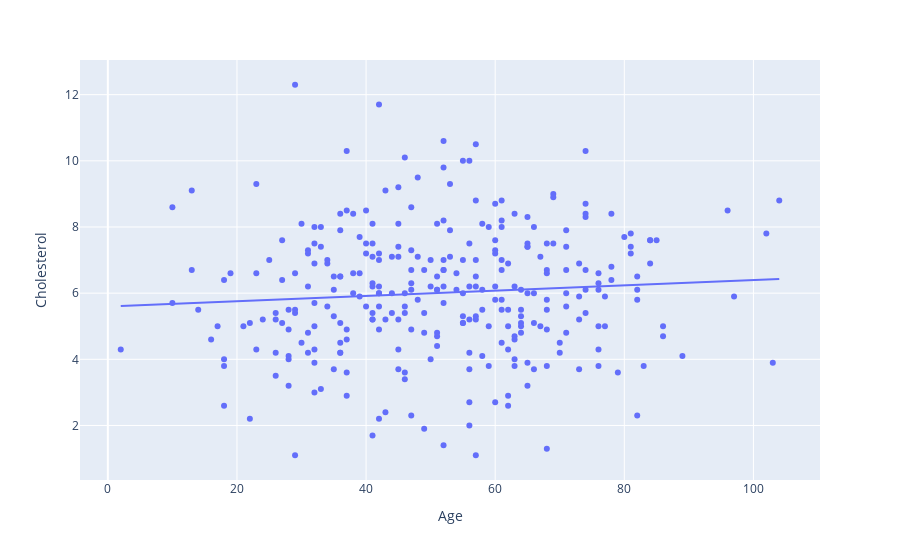

This figure's notebook cell:
### Code cell
px.scatter(df, x= "Age", y= "Cholesterol", trendline = "ols")

### Figure 1 — Plotly figure (JSON) as saved in the notebook; plotly's stock layout.template omitted (floating-point values rounded to 4 significant figures; data arrays with more than 128 entries replaced by an {"elided": "..."} marker saying what was removed)
{"data": [{"hovertemplate": "Age=%{x}<br>Cholesterol=%{y}<extra></extra>", "legendgroup": "", "marker": {"color": "#636efa", "symbol": "circle"}, "mode": "markers", "name": "", "orientation": "v", "showlegend": false, "type": "scatter", "x": {"elided": "300 int values"}, "xaxis": "x", "y": {"elided": "300 float values"}, "yaxis": "y"}, {"hovertemplate": "<b>OLS trendline</b><br>Cholesterol = 0.00800614 * Age + 5.59411<br>R<sup>2</sup>=0.006170<br><br>Age=%{x}<br>Cholesterol=%{y} <b>(trend)</b><extra></extra>", "legendgroup": "", "marker": {"color": "#636efa", "symbol": "circle"}, "mode": "lines", "name": "", "showlegend": false, "type": "scatter", "x": {"elided": "300 int values"}, "xaxis": "x", "y": {"elided": "300 float values"}, "yaxis": "y"}], "layout": {"legend": {"tracegroupgap": 0}, "margin": {"t": 60}, "xaxis": {"anchor": "y", "domain": [0, 1], "title": {"text": "Age"}}, "yaxis": {"anchor": "x", "domain": [0, 1], "title": {"text": "Cholesterol"}}}}
